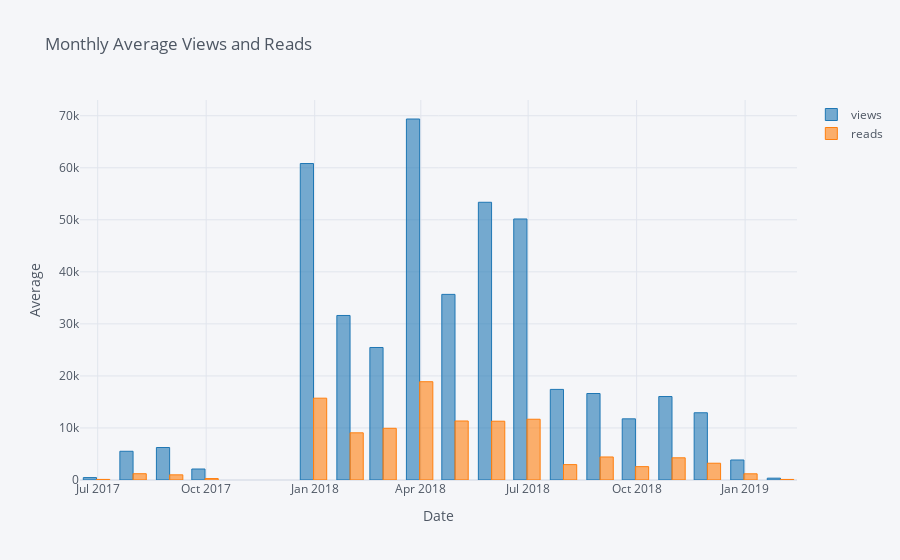

Notebook cell for this chart:
### Code cell
df2.iplot(
    kind='bar',
    xTitle='Date',
    yTitle='Average',
    title='Monthly Average Views and Reads')

### Figure 1 — Plotly figure (JSON) as saved in the notebook; plotly's stock layout.template omitted (floating-point values rounded to 4 significant figures)
{"data": [{"marker": {"color": "rgba(31, 119, 180, 0.6)", "line": {"color": "rgba(31, 119, 180, 1.0)", "width": 1}}, "name": "views", "orientation": "v", "text": "", "type": "bar", "x": ["2017-06-30", "2017-07-31", "2017-08-31", "2017-09-30", "2017-10-31", "2017-11-30", "2017-12-31", "2018-01-31", "2018-02-28", "2018-03-31", "2018-04-30", "2018-05-31", "2018-06-30", "2018-07-31", "2018-08-31", "2018-09-30", "2018-10-31", "2018-11-30", "2018-12-31", "2019-01-31"], "y": [463.7, 5521.0, 6243.0, 2113, "", "", 60820.0, 31620.0, 25460.0, 69370.0, 35670.0, 53370.0, 50160.0, 17410, 16620.0, 11760.0, 16040.0, 12920.0, 3845.0, 354.3]}, {"marker": {"color": "rgba(255, 127, 14, 0.6)", "line": {"color": "rgba(255, 127, 14, 1.0)", "width": 1}}, "name": "reads", "orientation": "v", "text": "", "type": "bar", "x": ["2017-06-30", "2017-07-31", "2017-08-31", "2017-09-30", "2017-10-31", "2017-11-30", "2017-12-31", "2018-01-31", "2018-02-28", "2018-03-31", "2018-04-30", "2018-05-31", "2018-06-30", "2018-07-31", "2018-08-31", "2018-09-30", "2018-10-31", "2018-11-30", "2018-12-31", "2019-01-31"], "y": [112.3, 1207.0, 993.7, 279, "", "", 15724, 9066.0, 9934.0, 18884, 11340.0, 11298, 11680.0, 2957.0, 4423.0, 2565.0, 4265.0, 3224.0, 1189.0, 110.3]}], "layout": {"legend": {"bgcolor": "#F5F6F9", "font": {"color": "#4D5663"}}, "paper_bgcolor": "#F5F6F9", "plot_bgcolor": "#F5F6F9", "title": {"font": {"color": "#4D5663"}, "text": "Monthly Average Views and Reads"}, "xaxis": {"gridcolor": "#E1E5ED", "showgrid": true, "tickfont": {"color": "#4D5663"}, "title": {"font": {"color": "#4D5663"}, "text": "Date"}, "zerolinecolor": "#E1E5ED"}, "yaxis": {"gridcolor": "#E1E5ED", "showgrid": true, "tickfont": {"color": "#4D5663"}, "title": {"font": {"color": "#4D5663"}, "text": "Average"}, "zerolinecolor": "#E1E5ED"}}}
